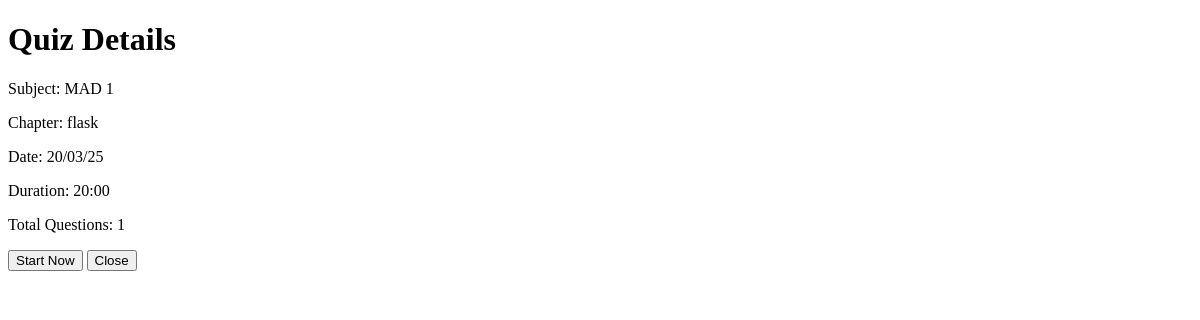
The page /view_quiz/1/0 on the database as committed earlier.
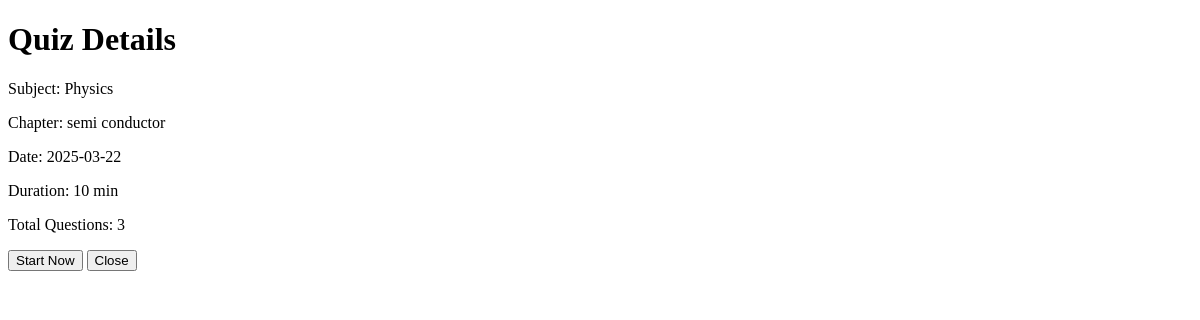
The same page on the database as committed later.
### models.py (models this page shows)
class Subject(db.Model):
    id = db.Column(db.Integer, primary_key = True)
    name = db.Column(db.String(100), nullable=False)
    description = db.Column(db.String(100),  nullable = True)
    chapters = db.relationship('Chapter', backref='subject', lazy=True, cascade="all, delete-orphan")

class Chapter(db.Model):
    id = db.Column(db.Integer, primary_key = True)
    name = db.Column(db.String(100), nullable=False)
    description = db.Column(db.String(100),  nullable = True)
    subject_id = db.Column(db.Integer, db.ForeignKey('subject.id'), nullable = False)
    quizzes = db.relationship('Quiz', backref='chapter', lazy=True, cascade="all, delete-orphan")
    @property
    def total_question(self):
        return sum(len(quiz.question) for quiz in self.quizzes)

class Quiz(db.Model):
    id = db.Column(db.Integer, primary_key = True)
    chapter_id = db.Column(db.Integer, db.ForeignKey('chapter.id'), nullable = False)
    date_of_quiz = db.Column(db.String(10))
    time_duration = db.Column(db.String(10)) #HH:MM
    remark = db.Column(db.String(100), nullable = True)
    scores = db.relationship('Score', backref='quiz', lazy=True, cascade="all, delete-orphan")
    question = db.relationship('Question', backref = 'quiz', lazy = True, cascade="all, delete-orphan")

### app.py (the view)
@app.route("/view_quiz/<int:quiz_id>/<int:user_id>")
def view_quiz(quiz_id, user_id):
    quiz = Quiz.query.get_or_404(quiz_id)
    user = User.query.get_or_404(user_id)
    return render_template('view_quiz.html', quiz=quiz, user = user)

### templates/view_quiz.html
<!DOCTYPE html>
<html>
<body>
    <h1>Quiz Details</h1>
    <p>Subject: {{ quiz.chapter.subject.name }}</p>
    <p>Chapter: {{ quiz.chapter.name }}</p>
    <p>Date: {{ quiz.date_of_quiz }}</p>
    <p>Duration: {{ quiz.time_duration }}</p>
    <p>Total Questions: {{ quiz.chapter.total_question }}</p>
    <a href="{{ url_for('start_quiz', quiz_id=quiz.id, user_id=user.id) }}"><button>Start Now</button></a>
    <a href="{{ url_for('user_dashboard',  user_id=user.id)}}"><button>Close</button></a>
</body>
</html>

Rows that differ between the two databases and show on the page:
no longer on this page (row edited): Chapter: chapter.name "flask"
changed Subject: chapter.subject.name "MAD 1" → "Physics"
added Chapter: chapter.name "semi conductor"
changed Quiz: date_of_quiz "20/03/25" → "2025-03-22"; time_duration "20:00" → "10 min"
Other text that changed with them:
{{ quiz.chapter.total_question }}: "1" → "3"
